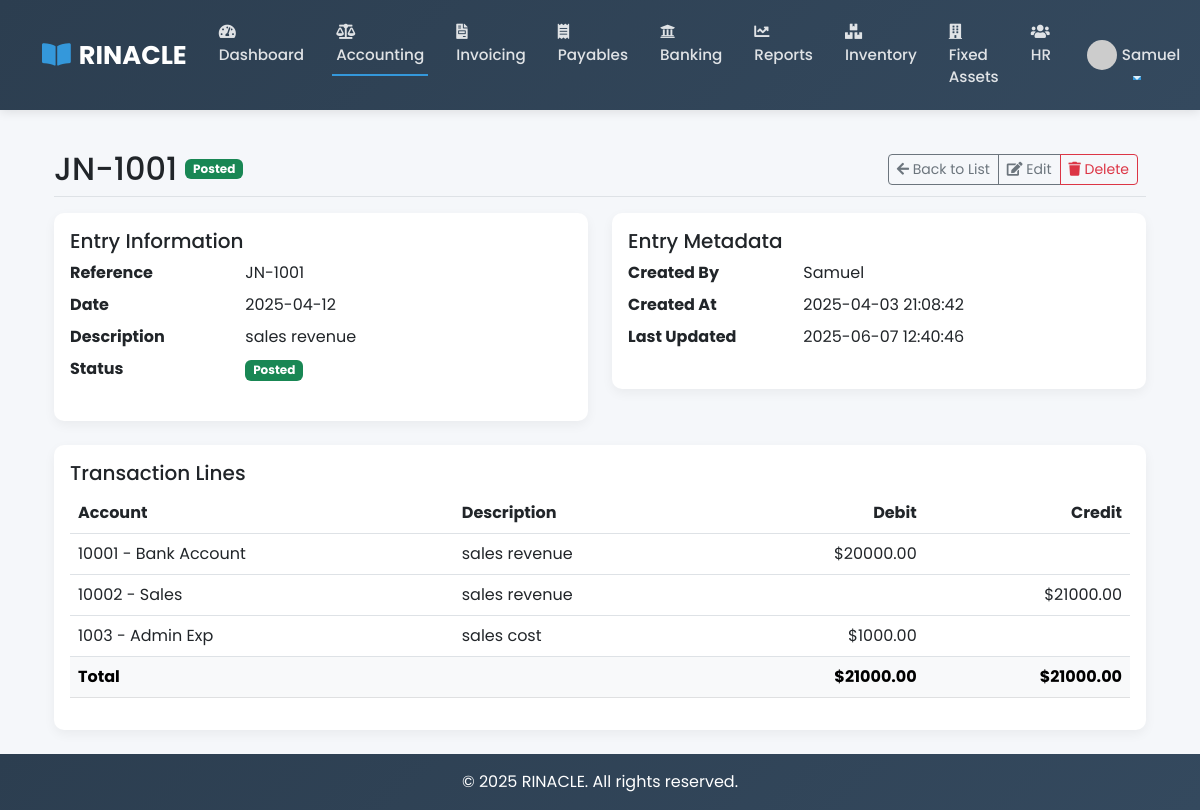
/accounting/journal-entries/14/ (signed in), run on the app's committed database.
### accounting/models.py (models this page shows, shortened)
class Transaction(models.Model):
    TRANSACTION_TYPES = [
        ('journal', 'Journal Entry'),
        ('invoice', 'Invoice'),
        ('bill', 'Bill'),
        ('payment', 'Payment'),
        ('receipt', 'Receipt'),
    ]
    date = models.DateField()
    type = models.CharField(max_length=20, choices=TRANSACTION_TYPES)
    reference = models.CharField(max_length=50)
    description = models.TextField()
    created_at = models.DateTimeField(auto_now_add=True)
    updated_at = models.DateTimeField(auto_now=True)
    created_by = models.ForeignKey(settings.AUTH_USER_MODEL, on_delete=models.PROTECT)
    STATUS_CHOICES = [
        ('draft', 'Draft'),
        ('posted', 'Posted'),
        ('voided', 'Voided'),
    ]
    status = models.CharField(max_length=10, choices=STATUS_CHOICES, default='draft')
    class Meta:
        ordering = ['-date', '-created_at']

class TransactionLine(models.Model):
    transaction = models.ForeignKey(Transaction, related_name='lines', on_delete=models.CASCADE)
    account = models.ForeignKey(Account, related_name='transactions', on_delete=models.PROTECT)
    description = models.CharField(max_length=255)
    debit = models.DecimalField(max_digits=15, decimal_places=2, default=0)
    credit = models.DecimalField(max_digits=15, decimal_places=2, default=0)
    class Meta:
        ordering = ['id']

class Account(models.Model):
    ACCOUNT_TYPES = [
        ('asset', 'Asset'),
        ('liability', 'Liability'),
        ('equity', 'Equity'),
        ('revenue', 'Revenue'),
        ('expense', 'Expense'),
    ]
    STATUS_CHOICES = [
        ('active', 'Active'),
        ('inactive', 'Inactive'),
    ]
    code = models.CharField(max_length=20, unique=True)
    name = models.CharField(max_length=100)
    type = models.CharField(max_length=20, choices=ACCOUNT_TYPES)
    opening_balance = models.DecimalField(max_digits=15, decimal_places=2, default=0)
    parent = models.ForeignKey('self', null=True, blank=True, related_name='children', on_delete=models.PROTECT)
    description = models.TextField(blank=True)
    balance = models.DecimalField(max_digits=15, decimal_places=2, default=0)
    status = models.CharField(max_length=10, choices=STATUS_CHOICES, default='active')
    created_at = models.DateTimeField(auto_now_add=True)
    updated_at = models.DateTimeField(auto_now=True)
    created_by = models.ForeignKey(settings.AUTH_USER_MODEL, on_delete=models.PROTECT, related_name='accounts_created')
    level = models.IntegerField(default=0)  # For hierarchical display
    class Meta:
        ordering = ['code']
        unique_together = ['parent', 'code']

### accounting/views.py (the view)
# urls.py: path('journal-entries/<int:pk>/', views.journal_entry_detail, name='journal_entry_detail'),
@login_required
def journal_entry_detail(request, pk):
    journal_entry = get_object_or_404(Transaction.objects.select_related('created_by'), pk=pk, type='journal')
    lines = journal_entry.lines.select_related('account').all()
    total_debit = sum(line.debit or 0 for line in lines)
    total_credit = sum(line.credit or 0 for line in lines)
    context = {
        'title': f'Journal Entry: {journal_entry.reference}',
        'transaction': journal_entry,
        'lines': lines,
        'total_debit': total_debit,
        'total_credit': total_credit,
        'accounts': Account.objects.filter(status='active').order_by('code'),
    }
    return render(request, 'accounting/journal_entry_detail.html', context)

### templates/accounting/journal_entry_detail.html (shortened to what this page needs)
{% extends 'base.html' %}
{% block content %}
<div class="container-fluid">
    <div class="d-flex justify-content-between flex-wrap flex-md-nowrap align-items-center pt-3 pb-2 mb-3 border-bottom">
        <div class="d-flex align-items-center">
            <h1 class="h2 mb-0">{{ transaction.reference }}</h1>
            <span class="badge ms-2 {% if transaction.status == 'posted' %}bg-success{% elif transaction.status == 'draft' %}bg-warning{% elif transaction.status == 'voided' %}bg-danger{% endif %}">
                {{ transaction.get_status_display }}
            </span>
        </div>
        <div class="btn-toolbar mb-2 mb-md-0">
            <div class="btn-group me-2">
                <a href="{% url 'accounting:journal_entries' %}" class="btn btn-sm btn-outline-secondary" title="Back to List">
                    <i class="fas fa-arrow-left"></i> Back to List
                </a>
                <a href="{% url 'accounting:journal_entry_edit' transaction.id %}" class="btn btn-sm btn-outline-secondary" title="Edit Entry">
                    <i class="fas fa-edit"></i> Edit
                </a>
                <button type="button" class="btn btn-sm btn-outline-danger" onclick="deleteEntry(this)" title="Delete Entry">
                    <i class="fas fa-trash"></i> <span class="button-text">Delete</span>
                </button>
            </div>
        </div>
    </div>
    <div class="row mb-4">
        <div class="col-md-6">
            <div class="card">
                <div class="card-body">
                    <h5 class="card-title">Entry Information</h5>
                    <dl class="row">
                        <dt class="col-sm-4">Reference</dt>
                        <dd class="col-sm-8">{{ transaction.reference }}</dd>
                        <dt class="col-sm-4">Date</dt>
                        <dd class="col-sm-8">{{ transaction.date|date:"Y-m-d" }}</dd>
                        <dt class="col-sm-4">Description</dt>
                        <dd class="col-sm-8">{{ transaction.description }}</dd>
                        <dt class="col-sm-4">Status</dt>
                        <dd class="col-sm-8">
                            <span class="badge {% if transaction.status == 'posted' %}bg-success{% elif transaction.status == 'draft' %}bg-warning{% elif transaction.status == 'voided' %}bg-danger{% endif %}">
                                {{ transaction.get_status_display }}
                            </span>
                        </dd>
                    </dl>
                </div>
            </div>
        </div>
        <div class="col-md-6">
            <div class="card">
                <div class="card-body">
                    <h5 class="card-title">Entry Metadata</h5>
                    <dl class="row">
                        <dt class="col-sm-4">Created By</dt>
                        <dd class="col-sm-8">{{ transaction.created_by }}</dd>
                        <dt class="col-sm-4">Created At</dt>
                        <dd class="col-sm-8">{{ transaction.created_at|date:"Y-m-d H:i:s" }}</dd>
                        <dt class="col-sm-4">Last Updated</dt>
                        <dd class="col-sm-8">{{ transaction.updated_at|date:"Y-m-d H:i:s" }}</dd>
                    </dl>
                </div>
            </div>
        </div>
    </div>
    <div class="card">
        <div class="card-body">
            <h5 class="card-title">Transaction Lines</h5>
            <div class="table-responsive">
                <table class="table table-hover">
                    <thead>
                        <tr>
                            <th>Account</th>
                            <th>Description</th>
                            <th class="text-end">Debit</th>
                            <th class="text-end">Credit</th>
                        </tr>
                    </thead>
                    <tbody>
                        {% for line in lines %}
                        <tr>
                            <td>{{ line.account.code }} - {{ line.account.name }}</td>
                            <td>{{ line.description }}</td>
                            <td class="text-end">{% if line.debit %}${{ line.debit|floatformat:2 }}{% endif %}</td>
                            <td class="text-end">{% if line.credit %}${{ line.credit|floatformat:2 }}{% endif %}</td>
                        </tr>
                        {% endfor %}
                    </tbody>
                    <tfoot>
                        <tr class="table-light">
                            <th colspan="2">Total</th>
                            <th class="text-end">${{ total_debit|floatformat:2 }}</th>
                            <th class="text-end">${{ total_credit|floatformat:2 }}</th>
                        </tr>
                    </tfoot>
                </table>
            </div>
        </div>
    </div>
</div>
{% endblock %}
{% block extra_css %}
<link href="https://cdnjs.cloudflare.com/ajax/libs/font-awesome/5.15.4/css/all.min.css" rel="stylesheet">
{% endblock %}

### templates/base.html (shortened to what this page needs)
<!DOCTYPE html>
<html lang="en">
<head>
    <link href="https://cdn.jsdelivr.net/npm/bootstrap@5.3.0/dist/css/bootstrap.min.css" rel="stylesheet">
    <link href="https://cdnjs.cloudflare.com/ajax/libs/font-awesome/6.4.2/css/all.min.css" rel="stylesheet">
    {% block extra_css %}{% endblock %}
</head>
<body>
    <nav class="navbar navbar-expand-lg navbar-dark">
        <div class="container">
            <a class="navbar-brand" href="{% url 'core:home' %}">
                <i class="fas fa-book-open"></i>RINACLE
            </a>
            <div class="collapse navbar-collapse" id="navbarNav">
                <ul class="navbar-nav me-auto">
                    {% if user.is_authenticated %}
                        <li class="nav-item">
                            <a class="nav-link {% if request.resolver_match.url_name == 'dashboard' %}active{% endif %}" href="{% url 'core:dashboard' %}">
                                <i class="fas fa-tachometer-alt"></i> Dashboard
                            </a>
                        </li>
                        <li class="nav-item">
                            <a class="nav-link {% if request.resolver_match.url_name == 'accounting' %}active{% endif %}" href="{% url 'accounting:home' %}">
                                <i class="fas fa-balance-scale"></i> Accounting
                            </a>
                        </li>
                        <li class="nav-item">
                            <a class="nav-link {% if request.resolver_match.url_name == 'invoicing' %}active{% endif %}" href="{% url 'invoicing:home' %}">
                                <i class="fas fa-file-invoice"></i> Invoicing
                            </a>
                        </li>
                        <li class="nav-item">
                            <a class="nav-link {% if request.resolver_match.url_name == 'payables' %}active{% endif %}" href="{% url 'payables:home' %}">
                                <i class="fas fa-receipt"></i> Payables
                            </a>
                        </li>
                        <li class="nav-item">
                            <a class="nav-link {% if request.resolver_match.url_name == 'banking' %}active{% endif %}" href="{% url 'banking:home' %}">
                                <i class="fas fa-university"></i> Banking
                            </a>
                        </li>
                        <li class="nav-item">
                            <a class="nav-link {% if request.resolver_match.url_name == 'reports' %}active{% endif %}" href="{% url 'reports:home' %}">
                                <i class="fas fa-chart-line"></i> Reports
                            </a>
                        </li>
                        <li class="nav-item">
                            <a class="nav-link {% if request.resolver_match.url_name == 'inventory' %}active{% endif %}" href="{% url 'inventory:home' %}">
                                <i class="fas fa-boxes"></i> Inventory
                            </a>
                        </li>
                        <li class="nav-item">
                            <a class="nav-link {% if request.resolver_match.url_name == 'fixed_assets' %}active{% endif %}" href="{% url 'fixed_assets:home' %}">
                                <i class="fas fa-building"></i> Fixed Assets
                            </a>
                        </li>
                        <li class="nav-item">
                            <a class="nav-link {% if request.resolver_match.url_name == 'hr' %}active{% endif %}" href="{% url 'hr:home' %}">
                                <i class="fas fa-users"></i> HR
                            </a>
                        </li>
                    {% endif %}
                </ul>
                <ul class="navbar-nav">
                    {% if user.is_authenticated %}
                        <li class="nav-item dropdown">
                            <a class="nav-link dropdown-toggle d-flex align-items-center" href="#" role="button" data-bs-toggle="dropdown">
                                <div class="user-avatar">
                                    <img src="https://ui-avatars.com/api/?name={{ user.first_name }}+{{ user.last_name }}&background=3498db&color=fff" alt="{{ user.username }}">
                                </div>
                                {{ user.first_name|default:user.username }}
                            </a>
                        </li>
                    {% endif %}
                </ul>
            </div>
        </div>
    </nav>
    <main class="py-4">
        <div class="container">
            {% block content %}{% endblock %}
        </div>
    </main>
    <footer class="footer mt-auto py-3 bg-dark">
        <div class="container text-center">
            <span class="text-white">© {% now "Y" %} RINACLE. All rights reserved.</span>
        </div>
    </footer>
</body>
</html>

### templates/base.html (style rules this page uses)
:root { --primary-color: #3498db; --secondary-color: #2c3e50; --accent-color: #e74c3c; --light-bg: #f8f9fa; --dark-bg: #343a40; }
body { font-family: 'Poppins', sans-serif; display: flex; flex-direction: column; min-height: 100vh; background-color: #f5f7fa; }
main { flex: 1; }
.navbar { box-shadow: 0 2px 10px rgba(0, 0, 0, 0.1); padding: 0.7rem 1rem; background: linear-gradient(135deg, var(--secondary-color), #34495e); }
.navbar-brand { font-weight: 700; font-size: 1.6rem; display: flex; align-items: center; }
.navbar-brand i { margin-right: 8px; color: var(--primary-color); }
.nav-link { font-weight: 500; padding: 0.6rem 1rem !important; transition: all 0.3s ease; font-size: 0.95rem; position: relative; }
.nav-link:after { content: ''; position: absolute; width: 0; height: 2px; background: var(--primary-color); left: 50%; bottom: 0; transform: translateX(-50%); transition: width 0.3s; }
.nav-link:hover:after, .nav-link.active:after { width: 80%; }
.nav-link i { margin-right: 5px; }
.card { border-radius: 10px; border: none; box-shadow: 0 4px 12px rgba(0, 0, 0, 0.05); transition: transform 0.3s, box-shadow 0.3s; }
footer { background: linear-gradient(135deg, var(--secondary-color), #34495e); color: white; padding: 2rem 0; margin-top: 3rem; }
.user-avatar { width: 30px; height: 30px; border-radius: 50%; overflow: hidden; margin-right: 5px; }
.user-avatar img { width: 100%; height: 100%; object-fit: cover; }
.navbar-dark .navbar-nav .nav-link { color: rgba(255, 255, 255, 0.85); }

### data on the page
TransactionLine: account.code "10001", account.name "Bank Account", description "sales revenue", debit "20000.00"
TransactionLine: account.code "10002", account.name "Sales", description "sales revenue", credit "21000.00"
TransactionLine: account.code "1003", account.name "Admin Exp", description "sales cost", debit "1000.00"

### other printed values
{{ user.first_name|default:user.username }} "Samuel"
{{ total_debit|floatformat:2 }} "21000.00"
{{ total_credit|floatformat:2 }} "21000.00"
